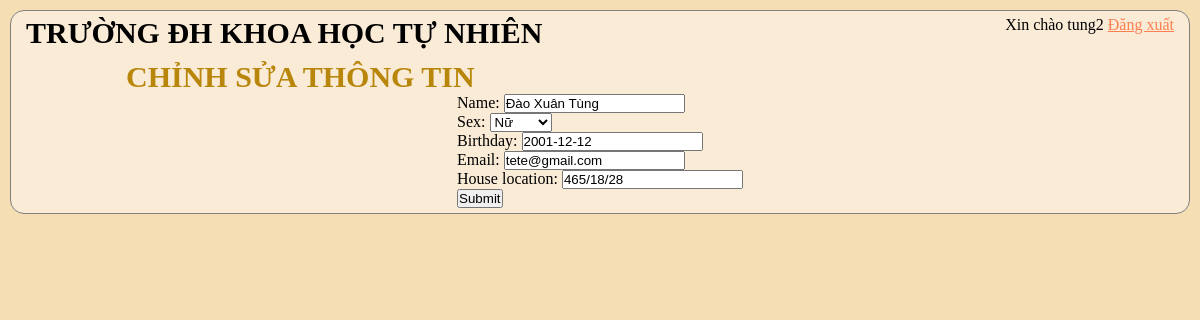
Page /studentSetting/ (signed in) on the committed database.
### Student/models.py (models this page shows, shortened)
class Student(models.Model):
	user = models.OneToOneField(User, null=True, blank=True, on_delete=models.CASCADE,related_name='Student')
	name = models.CharField(max_length = 200, null = True)
	GIOITINH = (
		('Nam','Nam'),
		('Nữ','Nữ'),
		)
	sex = models.CharField(max_length = 200, null = True, choices = GIOITINH)
	birthday = models.DateField(null = True)
	email = models.CharField(max_length = 200, null = True)
	house_location = models.CharField(max_length = 200, null = True)

### Student/decorators.py (the view)
		def wrapper_func(request, *args, **kwargs):
			group = None
			if request.user.groups.exists():
				group = request.user.groups.all()[0].name
			if group in allowed_roles:
				return view_func(request, *args, **kwargs)
			else:
				return HttpResponse('You are not authorized to view this page')

### Student/form.py
class CustomerForm(ModelForm):
	class Meta:
		model = Student
		fields = '__all__'
		exclude = ['user']

### Student/views.py (called while the page is built)
@login_required(login_url='login')
@allowed_users(allowed_roles=['Student'])
def accountSettings(request):
	user = request.user.Student
	form = CustomerForm(instance=user)
	if request.method == 'POST':
		form = CustomerForm(request.POST, request.FILES,instance=user)
		if form.is_valid():
			form.save()
			return redirect('studentProfile')
	context = {'form':form}
	return render(request, 'Student/account_setting.html', context)

### Student/templates/Student/account_setting.html (shortened to what this page needs)
{% load static %}
<!DOCTYPE html>
<html lang="en">
<head>
    <link rel="stylesheet" type="text/css" href="{% static '/css/main.css' %}">
</head>
<body>
	<div class="main-container">
        <div class="navigation-top">
            <div id="KHTN">
                <h1>TRƯỜNG ĐH KHOA HỌC TỰ NHIÊN</h1>
            </div>
            <div class="choice">
                <p>Xin chào {{request.user}} <a href="{% url 'logout' %}">Đăng xuất</a></p>
            </div>
        </div>
        <h2>CHỈNH SỬA THÔNG TIN</h2>
		<div class="content">
			<form method="POST" action="" enctype="multipart/form-data">
				{{form.as_p}}
			<input class="btn btn-primary" type="submit" name="Update Information">
			</form>
		</div>
	</div>
</body>

### static/css/main.css (style rules this page uses)
* { padding: 0; margin: 0; box-sizing: border-box; }
body { background-color: wheat; }
.main-container { border: 1px solid gray; padding: 5px; margin: 10px; border-radius: 14px; background-color: antiquewhite; height: 100%; }
.navigation-top { display: flex; justify-content: space-between; }
#KHTN h1 { font-size: 30px; margin-left: 10px; }
.choice { display: inline-block; }
.choice p { display: inline; padding: 10px; }
.choice a { color: coral; }
h2 { color: darkgoldenrod; padding-inline-start: 10px; margin-top: 10px; font-size: 30px; margin-left: 100px; }
.content { display: flex; justify-content: space-evenly; height: 100%; }

### rows in the picture
Student: name "Đào Xuân Tùng", sex "Nữ", birthday "2001-12-12", email "tete@gmail.com", house_location "465/18/28"

### other values in the picture
{{ request.user }} "tung2"
